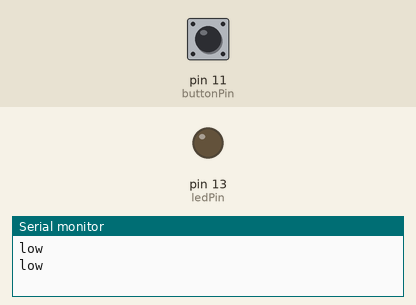
Simulated run of this sketch. Board: Arduino Uno, built with avr-gcc and run on an emulated ATmega328P. Shown: output pins drawn as LEDs (lit = HIGH), the last lines printed to the serial monitor. The inputs (shaded band) are chosen by the test bench; at power-on: pin 11 (buttonPin) LOW.

Above: at 18.0 s.
18.1 s: pin 11 (buttonPin) pulled HIGH for 3 s
At 21.1 s:
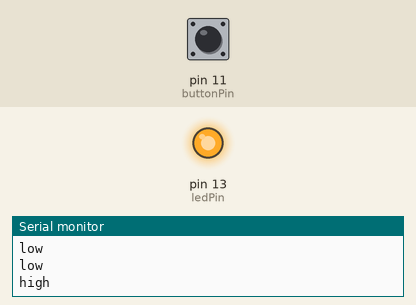
Timing chart, 0 to 31.5 s (numbered marks = the images above; inputs shaded):
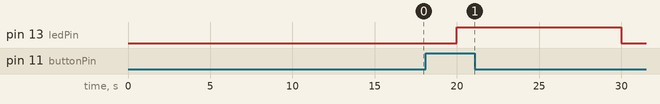

Measured:
- after the input at 18.1 s, pin 13 (ledPin): LOW → HIGH after 1.9 s, → LOW 10.0 s later

The sketch:

listener.ino
```cpp
/*
  Door Listener

 Turns on and off a light emitting diode(LED) connected to digital
 pin 13, when pressing a pushbutton attached to pin 2.


 The circuit:
 * LED attached from pin 13 to ground
 * pushbutton attached to pin 2 from +5V
 * 10K resistor attached to pin 2 from ground

 * Note: on most Arduinos there is already an LED on the board
 attached to pin 13.

 Modified for needs by Kaley Halloran <kaleyhalloran@gmail.com>

 This code is in the public domain.

 Based off: http://www.arduino.cc/en/Tutorial/Button
 */

// constants won't change. They're used here to
// set pin numbers:
const int buttonPin = 11;     // the number of the pushbutton pin
const int ledPin =  13;      // the number of the LED pin

// variables will change:
int buttonState = 0;         // variable for reading the pushbutton status

void setup() {
  // initialize the LED pin as an output:
  pinMode(ledPin, OUTPUT);
  // initialize the pushbutton pin as an input:
  pinMode(buttonPin, INPUT);
  // initialize the serial connection
  Serial.begin(9600);
}

void loop(){
  // read the state of the pushbutton value:
  buttonState = digitalRead(buttonPin);

  // check if the pushbutton is pressed.
  // if it is, the buttonState is HIGH:
  if (buttonState == HIGH) {
    // turn LED on:
    digitalWrite(ledPin, HIGH);
    Serial.print("high");
  }
  else {
    // turn LED off:
    digitalWrite(ledPin, LOW);
    Serial.print("low");
  }

  Serial.println();

  // Send the status every 10 seconds
  delay(10000);
}
```
